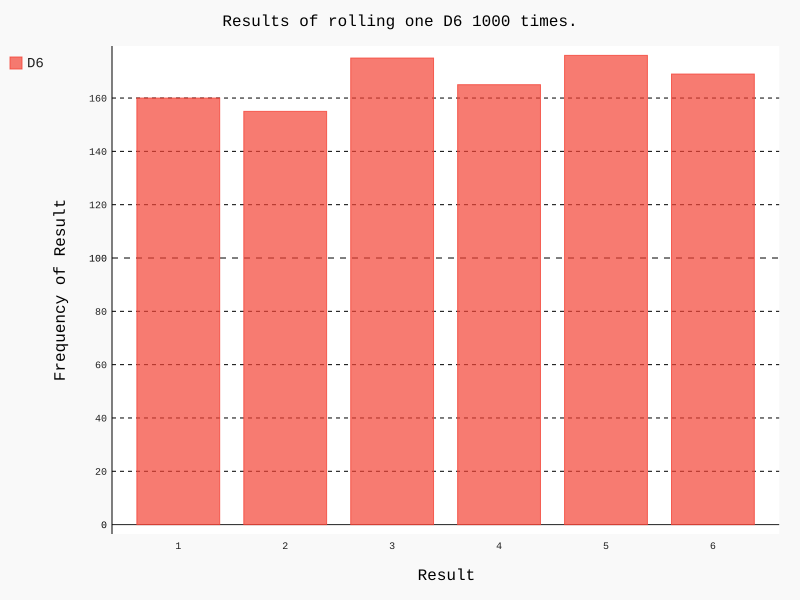

The Python source for this figure:
#using a list comprehension method for every for lopp in the original file
import pygal
from die import Die

# Create a D6.
die = Die()
# Make some rolls, and store results in a list.
results = []
for roll_num in range(1000):
    result = die.roll()
    results.append(result)
# Analyze the results...
frequencies = [results.count(value) for value in range(1, die.num_sides + 1)]

hist = pygal.Bar()
hist.title = "Results of rolling one D6 1000 times."
hist.x_labels = ["1", "2", "3", "4", "5", "6"]
hist.x_title = "Result"
hist.y_title = "Frequency of Result"
hist.add("D6", frequencies)
hist.render_to_file("refactored_die_visual.svg")
